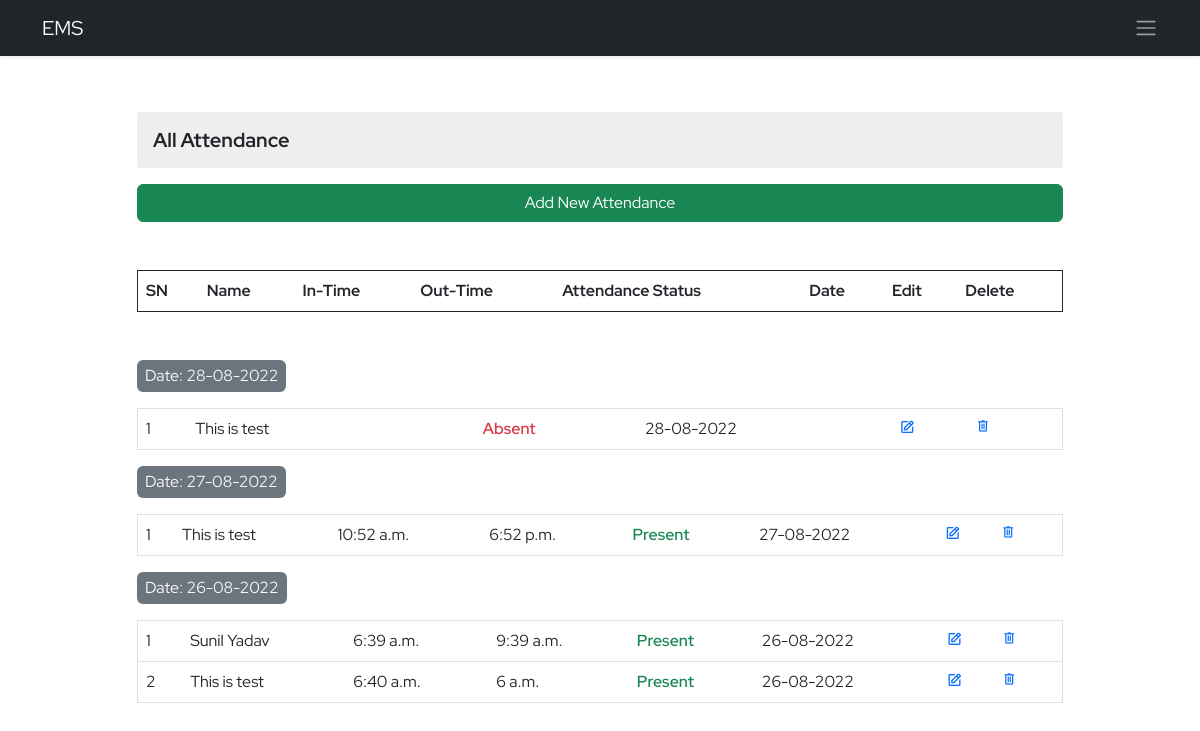
The app's page /ems/attendance with its own data.
### ems/models.py (models this page shows, shortened)
class Attendance(models.Model):
    employee=models.ForeignKey(Employee,on_delete=models.CASCADE)
    intime=models.TimeField(blank=True, null=True)
    outtime=models.TimeField(blank=True,null=True)
    present=models.BooleanField(default=False)
    date=models.DateField()

class Employee(models.Model):
    empid=models.AutoField(primary_key=True)
    user=models.OneToOneField(User,on_delete=models.CASCADE)
    name=models.CharField(max_length=50)
    father_name=models.CharField(max_length=50)
    dob=models.DateField()
    email=models.EmailField(max_length=100)
    mobile_no=models.IntegerField()
    emergency_mobile_no=models.IntegerField(null=True,blank=True)
    address=models.OneToOneField(Address, on_delete=models.CASCADE,blank=True, null=True,)
    designation=models.CharField(max_length=70)
    role=models.ForeignKey(Role, on_delete=models.SET_NULL,blank=True, null=True,)
    department=models.ForeignKey(Department, on_delete=models.SET_NULL,blank=True, null=True,)
    joining_date=models.DateField()
    status=models.CharField(max_length=15)

### ems/views.py (the view, shortened to what this page needs)
# urls.py: path('attendance',attendance,name='attendance'),
def attendance(request):
    context={}
    try:
        em_list=list()
        attendance_dates=list()
        nested_attendance=list()
        employees=Employee.objects.all()
        attendances_objs=Attendance.objects.all().order_by('-date')
        for attend in attendances_objs:
            if attend.date in attendance_dates:
                pass
            else:
                attendance_dates.append(attend.date)
        for i in attendance_dates:
            obj=Attendance.objects.filter(date=i).order_by('date')
            nested_attendance.append(obj)
        for item in employees:
            if item.status == 'Working':
                em_list.append(item)
        context['employees']=em_list
        context['nested_attendence']=nested_attendance
    except Exception as e:
        print('Attendance Exception ',e)
    return render(request,'ems/attendance.html',context)

### ems/templates/ems/attendance.html (shortened to what this page needs)
{% extends './base.html' %}
{% block body %}
<section class="py-4">
    <div class="container">
        <div class="row d-flex justify-content-center">
            <div class="col-sm-8 col-md-10 my-3 col-12 overflow-auto">
                <h3 class="derpartment-title my-3">All Attendance</h3>
                <div class="d-grid my-2 mb-3">
                    <button type="button"
                        class="btn btn-success float-end" data-bs-toggle="modal" data-bs-target="#exampleModal">
                        Add New Attendance
                    </button>
                </div>
                <table class="table border border-1 border-dark my-5">
                    <tr>
                        <th>SN</th>
                        <th>Name</th>
                        <th>In-Time</th>
                        <th>Out-Time</th>
                        <th>Attendance Status</th>
                        <th class="me-4">Date</th>
                        <th class="me-4">Edit</th>
                        <th class="me-4">Delete</th>
                    </tr>
                </table>
                {% for nest in nested_attendence %}
                <div class="d-flex align-items-center my-2 mb-3 justify-content-between">
                    {% if nest.count == 1 %}
                    <span class="bg-secondary p-1 px-2 rounded text-light">Date: {{nest.0.date| date:"d-m-Y"}}</span>
                    {% else %}
                    <span class="bg-secondary p-1 px-2 rounded text-light">Date: {{nest.0.date| date:"d-m-Y"}}</span>
                    {% endif %}
                </div>
                <table class="table border attendance-table">
                    {% for item in nest %}
                    <tr>
                        <td>{{forloop.counter}}</td>
                        <td>{{item.employee.name}}</td>
                        <td>{{item.intime | time}}</td>
                        <td>{{item.outtime | time}}</td>
                        {% if item.present %}
                        <td class="text-success fw-semibold ">Present</td>
                        {% else %}
                        <td class="text-danger fw-semibold ">Absent</td>
                        {% endif %}
                        <td>{{item.date | date:"d-m-Y"}}</td>
                        <td class="text-primary ">
                            <i class='bx bx-edit'
                                onclick="editAttendance('{{item.employee.name}}','{{item.intime | time:'G'}}','{{item.outtime| time:'G'}}','{{item.present}}','{{item.date| date:'Y-m-d'}}','{{item.id}}')"
                                data-bs-toggle="modal" data-bs-target="#editmodal"></i>
                        </td>
                        <td class="pe-3"><a href="{% url 'ems:attendance-delete' item.id %}" class="attedance-delete"><span class="material-symbols-outlined">
                            </span></a></td>
                    </tr>
                    {% endfor %}
                </table>
                {% endfor %}
            </div>
        </div>
    </div>
</section>
{% endblock body %}

### static/css/style.css (style rules this page uses)
* { margin: 0; padding: 0; box-sizing: border-box; }
:root { --body-font: 'Red Hat Display', sans-serif; --second-font: 'Kaushan Script', cursive; --biggest-font-size: 2rem; --bigger-font-size: 1.5rem; --big-font-size: 1.25rem; --h1-font-size: 1.5rem; --h2-font-size: 1.25rem; --h3-font-size: 1rem; --normal-font-size: .938rem; --small-font-size: .813rem; --smaller-font-size: .75rem; --font-bold: 700; --font-black: 900; }
@media screen and (min-width: 1024px) { :root { --biggest-font-size: 6rem; --bigger-font-size: 3.5rem; --big-font-size: 2.75rem; --h1-font-size: 2.25rem; --h2-font-size: 1.5rem; --h3-font-size: 1.25rem; --normal-font-size: 1rem; --small-font-size: .875rem; --smaller-font-size: .813rem; --bs-modal-width:700px; } }
* { box-sizing: border-box; padding: 0; margin: 0; }
html { scroll-behavior: smooth; }
body, button, label, select, input { font-family: var(--body-font); font-size: var(--normal-font-size); }
h1, h2, h3 { font-weight: var(--font-bold); }
a { text-decoration: none; }
.derpartment-title { font-size: var(--h3-font-size); background-color: #dadada70; padding: 1rem; border-radius: 3px; }
.attedance-delete span { font-size: 16px !important; }

### records on screen
Attendance: date "28-08-2022", employee.name "This is test", present "Absent", date "28-08-2022"
Attendance: date "27-08-2022", employee.name "This is test", intime "10:52 a.m.", outtime "6:52 p.m.", present "Present", date "27-08-2022"
Attendance: date "26-08-2022", employee.name "Sunil Yadav", intime "6:39 a.m.", outtime "9:39 a.m.", present "Present", date "26-08-2022"
Attendance: employee.name "This is test", intime "6:40 a.m.", outtime "6 a.m.", present "Present", date "26-08-2022"
